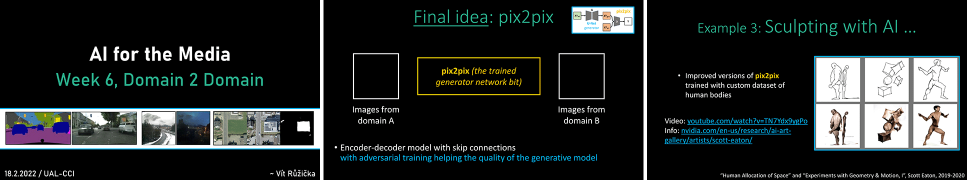
#> input picture week06_domain-to-domain/w06_slide.gif, 1934 x 360 px, given as the content of the folder video_frames, which was not available (shown at 1/2 size)
$ jupyter execute --allow-errors w06_pix2pix_keras_student_starter_code.ipynb   (shell and % lines are left out)   (text cells are left out)
#> lines starting #> are read from the running program, lines starting #| are printed output that depends on the picture; after the words box and inside, x2 and y2 are one past the last pixel; in counts of white or black regions, pixels touching at a corner belong together; pictures that were not available may be replaced by others from this repository, and a replacement may not be noted
[cell 1]
###############################################################################
###############################################################################
######  < TASK 1 >  ###########################################################
###############################################################################
####################      PROVIDE YOUR OWN VIDEO LINK     #####################
###############################################################################
###############################################################################


youtube_url = "https://www.youtube.com/watch?v=?????????" # put your own link!


######  </ TASK 1 >  ##########################################################
# Then just run the rest one by one ...

[cell 2]
# get a youtube downloader

[cell 3]
# available formats?

[cell 4]
# Setting "134" for a 640x360 mp4 file

[cell 5]
input_video = "youtube_dataset.mp4"
fps = 12 # sampling of the input ########################### << NOTE: you may need to adjust this number, so that your dataset isn't too big or too small!

[cell 6]
import glob, random
import matplotlib.pyplot as plt
import matplotlib.image as mpimg

folder = "video_frames/*"
files = glob.glob(folder)

print("total", len(files),"files!")
random.shuffle(files)

plt.figure(figsize=(10,6))
columns = 5
show_subset = 10

for i, img_path in enumerate(files[:show_subset]):
    image = mpimg.imread(img_path)
#> image is the input picture: shape (360, 1934, 4); mean R, G, B, A 34.9, 38.8, 38.6, 255
    print(img_path, "=", image.shape)
#| _only/w06_slide.gif = (360, 1934, 4)

    plt.subplot(show_subset / columns + 1, columns, i + 1)
    plt.imshow(image)

[cell 7]
# Choose your preference or plug in your own data

my_data_lives_at = "/content/video_frames/" # my 2 minute video resulted in ~1473 photos at 12fps

[cell 8]
input_folder = my_data_lives_at
target_resized_folder = "/content/resized/"
resolution = 256

assert input_folder[-1] == "/" # end with /
assert target_resized_folder[-1] == "/"

import os
import cv2
from tqdm import tqdm
from PIL import Image, ImageOps


# [8 lines left out: function padding, not called in this run]


def resize_with_padding(img, expected_size):
#> called with expected_size = 256
    img.thumbnail((expected_size, expected_size))
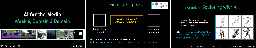
#> img: PIL image 256x48 P; mean R, G, B, A 35.6, 38.4, 37.6, 255
    # print(img.size)
    delta_width = expected_size - img.size[0]
#> delta_width = 0
    delta_height = expected_size - img.size[1]
#> delta_height = 208
    pad_width = delta_width // 2
#> pad_width = 0
    pad_height = delta_height // 2
#> pad_height = 104
    padding = (pad_width, pad_height, delta_width - pad_width, delta_height - pad_height)
#> padding = (0, 104, 0, 104)
    return ImageOps.expand(img, padding)
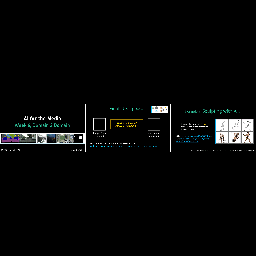
#> returned value: PIL image 256x256 P; mean R, G, B 6.7, 7.2, 7.1


def pad_resize_on_folder(input_folder, target_resized_folder):

  # input
  files = os.listdir(input_folder)

  # output
  if not os.path.exists(target_resized_folder):
      os.makedirs(target_resized_folder)

  print("processing", len(files), "images")

  resized = []
  for f in tqdm(files):
    img = Image.open(input_folder+f)
    resized_img = resize_with_padding(img,resolution)
    resized_img.save(target_resized_folder+f)

pad_resize_on_folder(input_folder, target_resized_folder)

# Note: on some datasets, a central crop would be better...

[cell 9]
# Edge detection with a simple Canny filter
# canny ~ https://en.wikipedia.org/wiki/Canny_edge_detector

import numpy as np
import cv2
from matplotlib import pyplot as plt
files = os.listdir("/content/resized/")

img = cv2.imread('/content/resized/'+files[0],0)
#> img: shape (256, 256); min 0, max 255, mean 7
print(img)
#> (printed output is left out)
edges = cv2.Canny(img,100,200)
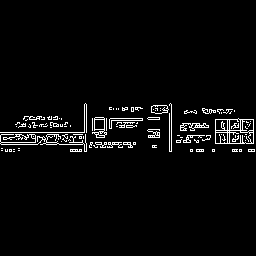
#> edges: shape (256, 256); 3.5% white in thin lines or dots, all inside (x1, y1, x2, y2) = (0, 103, 255, 152)
plt.subplot(121),plt.imshow(img,cmap = 'gray')
plt.title('Original Image'), plt.xticks([]), plt.yticks([])
plt.subplot(122),plt.imshow(edges,cmap = 'gray')
plt.title('Edge Image'), plt.xticks([]), plt.yticks([])
plt.show()
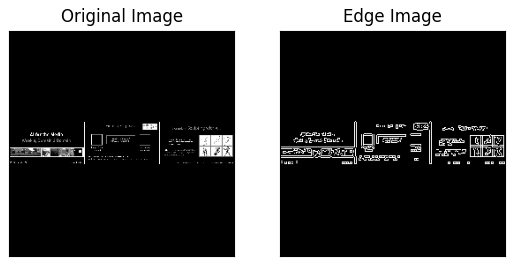
#> figure drawn by matplotlib, 2 panels

[cell 10]
# Let's run it on the whole folder ...

%cd /content
input_folder = "/content/resized/"
target_edges_folder = "/content/edges/"

assert input_folder[-1] == "/" # end with /
assert target_edges_folder[-1] == "/"

import numpy as np
import cv2
import os
from tqdm import tqdm

def img2edge(img):
  return cv2.Canny(img,100,200)

def img2edge_on_folder(input_folder, target_edges_folder):

  # input
  files = os.listdir(input_folder)

  # output
  if not os.path.exists(target_edges_folder):
      os.makedirs(target_edges_folder)

  print("processing", len(files), "images")

  for f in tqdm(files):
    img = cv2.imread(input_folder+f,0)
    edge = img2edge(img)
    cv2.imwrite(target_edges_folder+f, edge)

img2edge_on_folder(input_folder, target_edges_folder)

[cell 11]
A_folder = "/content/resized/"
B_folder = "/content/edges/"
output_folder = "/content/combined/"
subset = None # we can select a subset here

#> (the rest of this cell did not finish here and is left out)

[cell 12]
# Split into train/val set

import random
import glob
import os

def split(folder, train_frac=0.8, shuffle=True):
#> called with folder = '/content/combined/', train_frac = 0.8, shuffle = True
    files = glob.glob(os.path.join(folder, "*.jpg"))
    files.sort()

    assignments = []
    assignments.extend(["train"] * int(train_frac * len(files)))
    assignments.extend(["val"] * int(len(files) - len(assignments)))

    if shuffle:
        random.shuffle(assignments)

    for name in ["train", "val", "test"]:
        if name in assignments:
            d = os.path.join(folder, name)
            if not os.path.exists(d):
                os.makedirs(d)

    print(len(files), len(assignments))
    for inpath, assignment in zip(files, assignments):
        outpath = os.path.join(folder, assignment, os.path.basename(inpath))
        #print(inpath, "->", outpath)
        os.rename(inpath, outpath)

split("/content/combined/")

[cell 13]
%cd /content/

import os
os.environ['KERAS_BACKEND']='tensorflow'
import keras.backend as K
K.set_image_data_format('channels_last')
#> (this line was passed over: keras is not available in this run)
channel_axis=-1
channel_first = False

from keras.models import Sequential, Model
from keras.layers import Conv2D, ZeroPadding2D, BatchNormalization, Input, Dropout
from keras.layers import Conv2DTranspose, Reshape, Activation, Cropping2D, Flatten
from keras.layers import Concatenate
from keras.layers.advanced_activations import LeakyReLU
from keras.activations import relu
from keras.initializers import RandomNormal

#> (a cell that did not finish here is left out)

[cell 15]
# [36 lines left out: function UNET_G, not called in this run]

[cell 16]
from IPython.display import SVG
from keras.utils.vis_utils import model_to_dot

channels_in = 3   # number of input channels ~ for RGB images 3
channels_out = 3  # number of output channels
generator_features = 64    # generator feature
discriminator_features = 64    # discriminator feature

loadSize = 286
imageSize = 256   # resolution of the loaded images

#> (the rest of this cell did not finish here and is left out)

[cell 17]
from keras.optimizers import RMSprop, SGD, Adam

#> (the rest of this cell did not finish here and is left out)

[cell 18]
from PIL import Image
import numpy as np
import glob
from random import randint, shuffle

import matplotlib.pyplot as plt
from IPython.display import display
# [9 lines left out: function showX, not called in this run]

def load_data(file_pattern):
    return glob.glob(file_pattern)
# [21 lines left out: function read_image, not called in this run]

def minibatch(dataAB, batchsize, direction=0):
    length = len(dataAB)
    epoch = i = 0
    tmpsize = None
    while True:
        size = tmpsize if tmpsize else batchsize
        if i+size > length:
            shuffle(dataAB)
            i = 0
            epoch+=1
        dataA = []
        dataB = []
        for j in range(i,i+size):
            imgA,imgB = read_image(dataAB[j], direction)
            dataA.append(imgA)
            dataB.append(imgB)
        dataA = np.float32(dataA)
        dataB = np.float32(dataB)
        i+=size
        tmpsize = yield epoch, dataA, dataB

[cell 19]
data = "edges2images"
direction = 0
trainAB = load_data('/content/combined/train/*.jpg')
valAB = load_data('/content/combined/val/*.jpg')

#> (the rest of this cell did not finish here and is left out)

[cell 20]
# Let's look at 6 random samples:

train_batch = minibatch(trainAB, 6, direction=0)
#> (the rest of this cell did not finish here and is left out)

[cell 21]
number_of_epochs = 10    ### number of epochs  # 10 is enough for first demos
batchSize = 128           ### batch size ~ how many images are loaded in the memory at the same time
                          # Note: you will probably need to lower this number on your own PCs...
                          # 128 was the max I got out of Colab

# notes from training with flowers/daisies
# - until around 15 epochs gets white ghosty like shapes, mostly just white and green
# - after 30 we get yellows
# - after 44 suddenly blues ~

# notes from training on the tree video
# - somewhat reasonable even after 10 epochs (very low resolution / quality, but nice abstraction perhaps...)
# - 15ep, smaller twigs begin to show
# - 25ep, grid artifacts show up, they keep up until around 40ep
# - 80ep, the artifacts have mostly cleaned up, actually pretty nice

#> (a cell that did not finish here is left out)

#> (a cell that did not finish here is left out)

#> (a cell that did not finish here is left out)

[cell 25]
# Random noise:
import numpy as np
how_many_samples = 1
random_noise = np.random.randn(how_many_samples, 256, 256, 3)

#> (the rest of this cell did not finish here and is left out)

[cell 26]
# Get a test image ...
# ... note that this is already in the edges representation ...

img = cv2.imread("bread-cat-input.jpg")
#> img: shape (360, 1934, 3)
img = (255-img) # invert it
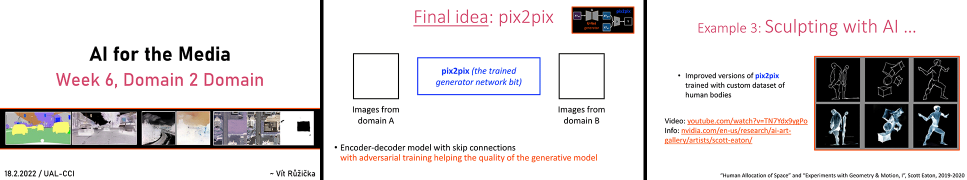
#> img: shape (360, 1934, 3) (shown at 1/2 size); mean B, G, R 216.4, 216.2, 220.1
res = cv2.resize(img, dsize=(256, 256), interpolation=cv2.INTER_CUBIC)
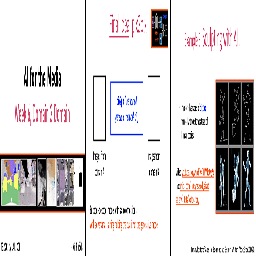
#> res: shape (256, 256, 3); mean B, G, R 216, 215.7, 219.7
res = res/255*2-1

print(res.shape)
#| (256, 256, 3)

loaded_image = np.reshape(res, (1, 256, 256, 3))

#> (the rest of this cell did not finish here and is left out)

[cell 27]
# If you need to convert the downloaded image to edges yourself:
import cv2
import numpy as np

imposter = "input.jpg"
img = cv2.imread(imposter,0)
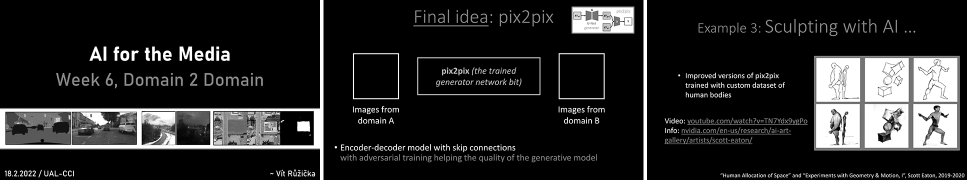
#> img: shape (360, 1934) (shown at 1/2 size); min 0, max 255, mean 37.6
edge = img2edge(img)
#> in img2edge (call 2), `return cv2.Canny(img,100,200)`:
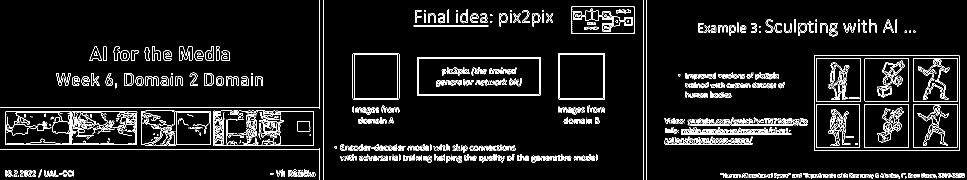
#> returned value: shape (360, 1934) (shown at 1/2 size); 6.4% white in thin lines or dots
cv2.imwrite("edges.jpg", edge)
#> Out = True

[cell 28]
###############################################################################
###############################################################################
######  < TASK 2 >  ###########################################################
###############################################################################
###################      PROPOSE YOUR OWN INTERACTION     #####################
###############################################################################
###############################################################################


# You can start from the random noise example:
import numpy as np
how_many_samples = 1

random_noise = np.random.randn(how_many_samples, 256, 256, 3)

# Note: the generator expects data inputs with the shape: N,256,256,3 (N is how many images at once we feed in ...)
#> (the rest of this cell did not finish here and is left out)

[cell 29]
# get a youtube downloader

# note: youtube-dl is slow lately ... there's a more experimental build yt-dlp (but idk for how long would that be kept up to date ... in any case leaving this as a note here)

[cell 30]
youtube_url = "https://www.youtube.com/watch?v=atyvdC15HFA" # train ride in everloving

[cell 31]
# full video resolution is actually not needed for what we will be doing...
#!youtube-dl -f 'bestvideo[ext=mp4]+bestaudio[ext=m4a]/mp4' $youtube_url -o 'youtube_input.mp4'

[cell 32]
def frame_edit(frame):
  img = Image.open(frame)
  resized_img = resize_with_padding(img,resolution)

  # Convert RGB to BGR
  open_cv_image = np.array(resized_img)[:, :, ::-1].copy()
  gray = cv2.cvtColor(open_cv_image, cv2.COLOR_BGR2GRAY)
  img = gray

  edge = img2edge(img)
  img = cv2.cvtColor(edge,cv2.COLOR_GRAY2BGR)

  res = cv2.resize(img, dsize=(256, 256), interpolation=cv2.INTER_CUBIC)
  res = res/255*2-1
  #print(res.shape)
  loaded_image = np.reshape(res, (1, 256, 256, 3))
  generatedImage = netG.predict(loaded_image)
  #print(generatedImage.shape)

  X = generatedImage
  int_X = ( (X+1)/2*255).clip(0,255).astype('uint8')
  if channel_first:
      int_X = np.moveaxis(int_X.reshape(-1,3,imageSize,imageSize), 1, 3)
  else:
      int_X = int_X.reshape(-1,imageSize,imageSize, 3)

  return int_X[0]

def model_on_folder(input_folder="video_tmp/", target_edges_folder="video_transformed/"):

  # input
  files = os.listdir(input_folder)

  # output
  if not os.path.exists(target_edges_folder):
      os.makedirs(target_edges_folder)

  print("processing", len(files), "images")

  for f in tqdm(files):
    generated = frame_edit(input_folder+f)
    cv2.imwrite(target_edges_folder+f, generated)

[cell 33]
input_video = "youtube_input.mp4"
fps = 2 # sampling of the input
fps = 12 # < want it more smooth ?
#!ffmpeg -i $input_video -vf fps=$fps video_tmp/%04d.jpg    # video 2 frames

# With -t [duration] in seconds

#> (the rest of this cell did not finish here and is left out)

[cell 34]
# to restart delete the intermediate files:

[cell 35]
input_video = "youtube_dataset.mp4"
fps = 24 #

#> (the rest of this cell did not finish here and is left out)
